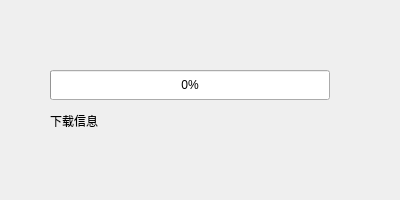
<?xml version="1.0" encoding="UTF-8"?>
<ui version="4.0">
 <class>DownloadFrame</class>
 <widget class="QFrame" name="DownloadFrame">
  <property name="geometry">
   <rect>
    <x>0</x>
    <y>0</y>
    <width>400</width>
    <height>200</height>
   </rect>
  </property>
  <property name="minimumSize">
   <size>
    <width>400</width>
    <height>200</height>
   </size>
  </property>
  <property name="maximumSize">
   <size>
    <width>400</width>
    <height>200</height>
   </size>
  </property>
  <property name="windowTitle">
   <string>Frame</string>
  </property>
  <widget class="QWidget" name="layoutWidget">
   <property name="geometry">
    <rect>
     <x>50</x>
     <y>70</y>
     <width>282</width>
     <height>66</height>
    </rect>
   </property>
   <layout class="QVBoxLayout" name="verticalLayout">
    <item>
     <widget class="QProgressBar" name="progressBar">
      <property name="minimumSize">
       <size>
        <width>280</width>
        <height>30</height>
       </size>
      </property>
      <property name="maximumSize">
       <size>
        <width>280</width>
        <height>30</height>
       </size>
      </property>
      <property name="maximum">
       <number>100</number>
      </property>
      <property name="value">
       <number>0</number>
      </property>
     </widget>
    </item>
    <item>
     <widget class="QLabel" name="label_download_msg">
      <property name="minimumSize">
       <size>
        <width>280</width>
        <height>30</height>
       </size>
      </property>
      <property name="maximumSize">
       <size>
        <width>280</width>
        <height>30</height>
       </size>
      </property>
      <property name="text">
       <string>下载信息</string>
      </property>
     </widget>
    </item>
   </layout>
  </widget>
 </widget>
 <resources/>
 <connections/>
</ui>
